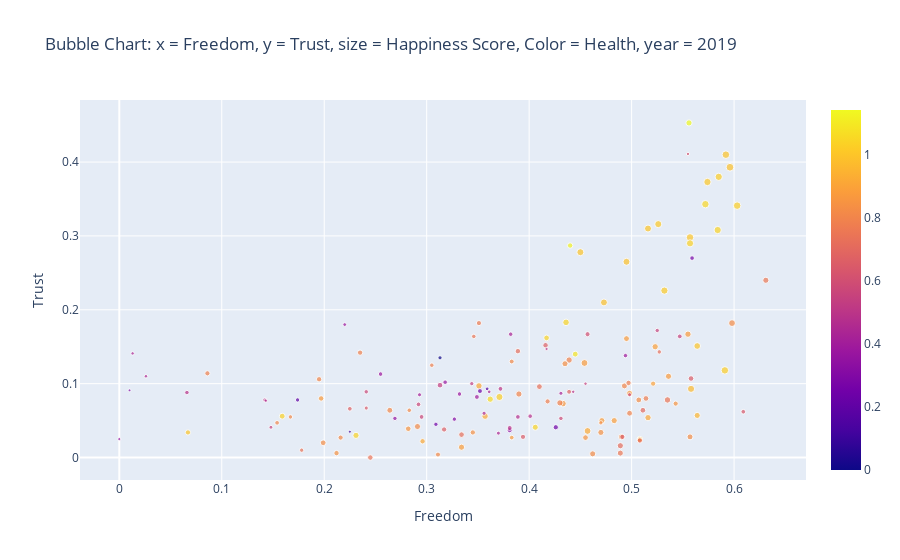

Notebook code cell kept with this figure:
### Code cell
#попробуем бабл чарт, где осью х будет доверие к государству, осью у будет ощущение свободы,
# цветом бабла отображается продолжительность жизни, а его размером - показатель индекса счастья. 
data = [
    {
        'y': happy2019['Perceptions of corruption'],
        'x':happy2019['Freedom to make life choices'],
        'mode': 'markers',
        'marker': {
            'color': happy2019['Healthy life expectancy'],
            'size': happy2019['Score'],
            'showscale': True,
        },
        "text" :  happy2019['Country or region']

    }
]
layout = go.Layout(barmode='group', hovermode="x",
                   title='Bubble Chart: x = Freedom, y = Trust, size = Happiness Score, Color = Health, year = 2019',
                   xaxis=dict(title='Freedom'),
                   yaxis=dict(title='Trust'))

fig = go.Figure(data=data, layout=layout)
iplot(fig)

### Figure 1 — Plotly figure (JSON) as saved in the notebook; plotly's stock layout.template omitted (floating-point values rounded to 4 significant figures; data arrays with more than 128 entries replaced by an {"elided": "..."} marker saying what was removed)
{"data": [{"marker": {"color": {"elided": "156 float values"}, "showscale": true, "size": {"elided": "156 float values"}}, "mode": "markers", "text": {"elided": "156 str values"}, "type": "scatter", "x": {"elided": "156 float values"}, "y": {"elided": "156 float values"}}], "layout": {"barmode": "group", "hovermode": "x", "title": {"text": "Bubble Chart: x = Freedom, y = Trust, size = Happiness Score, Color = Health, year = 2019"}, "xaxis": {"title": {"text": "Freedom"}}, "yaxis": {"title": {"text": "Trust"}}}}
